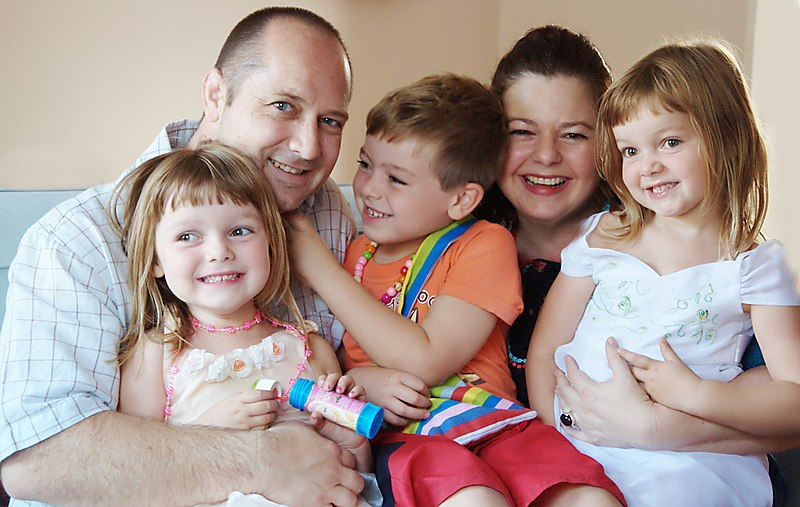
#> input picture f.jpg, 800 x 507 px
$ python 'face detection from photo.py'
#> lines starting #> are read from the running program, lines starting #| are printed output that depends on the picture; after the words box and inside, x2 and y2 are one past the last pixel; in counts of white or black regions, pixels touching at a corner belong together
import cv2
faceCascade = cv2.CascadeClassifier("haarcascade_frontalface_default.xml")
image = cv2.imread('f.jpg')
#> image is the input picture: shape (507, 800, 3); mean B, G, R 144.1, 150.8, 171.3
gray = cv2.cvtColor(image, cv2.COLOR_BGR2GRAY)
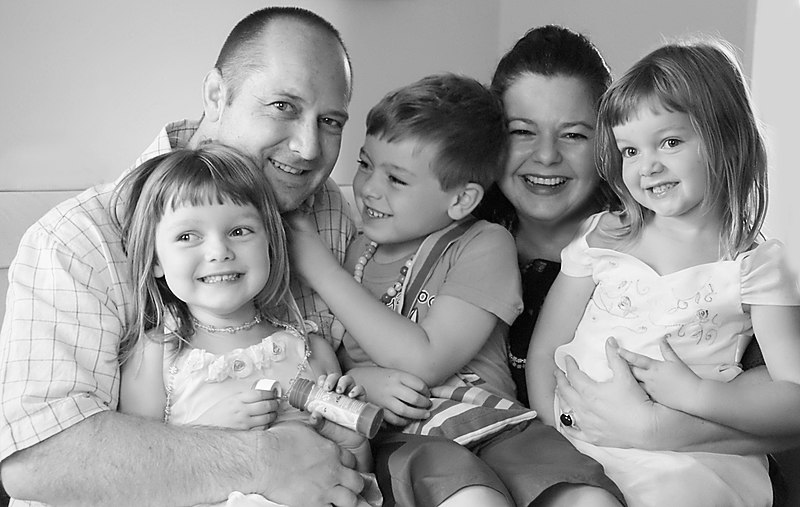
#> gray: shape (507, 800); min 0, max 255, mean 156.2

# Detect faces in the image
faces = faceCascade.detectMultiScale(
    gray,
    scaleFactor=1.1,
    minNeighbors=5,
    minSize=(30, 30)
)
#> faces = [[600, 105, 106, 106], [490, 88, 118, 118], [151, 183, 127, 127]]

print("Found {0} faces!".format(len(faces)))
#| Found 3 faces!

# Draw a rectangle around the faces
for (x, y, w, h) in faces:
    cv2.rectangle(image, (x, y), (x+w, y+h), (0, 255, 0), 2)
#> this loop made 3 passes
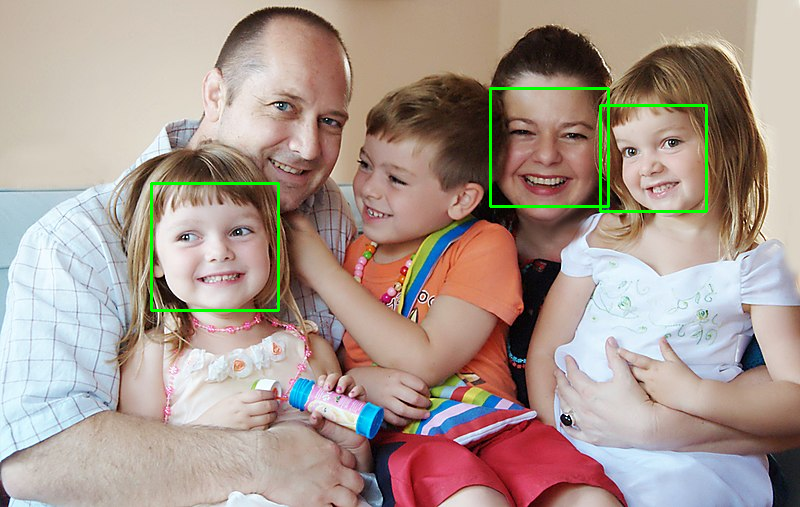
#> image: shape (507, 800, 3); 1.03% of pixels changed, all inside (x1, y1, x2, y2) = (150, 87, 708, 312)

cv2.imshow("Faces found", image)
cv2.waitKey(0)

$ run again, with obama.jpg copied over f.jpg
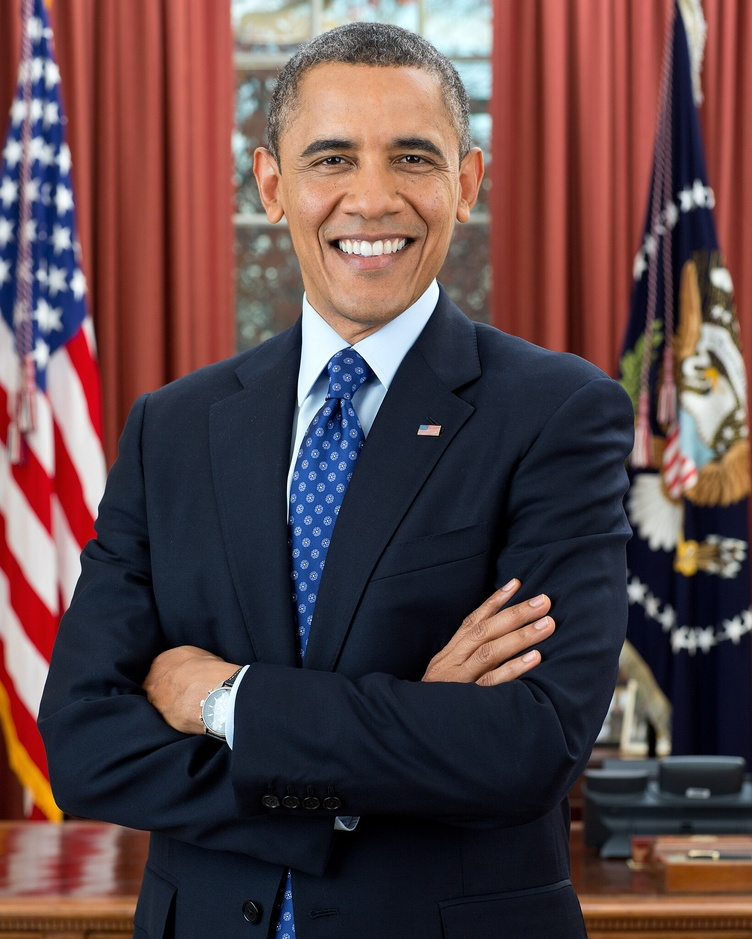
#> input picture obama.jpg, 752 x 939 px, shrunk from 1640 x 2048 before the run
#> image is the input picture: shape (939, 752, 3); mean B, G, R 71.8, 69.9, 92.6
#> `gray = cv2.cvtColor(image, cv2.COLOR_BGR2GRAY)`:
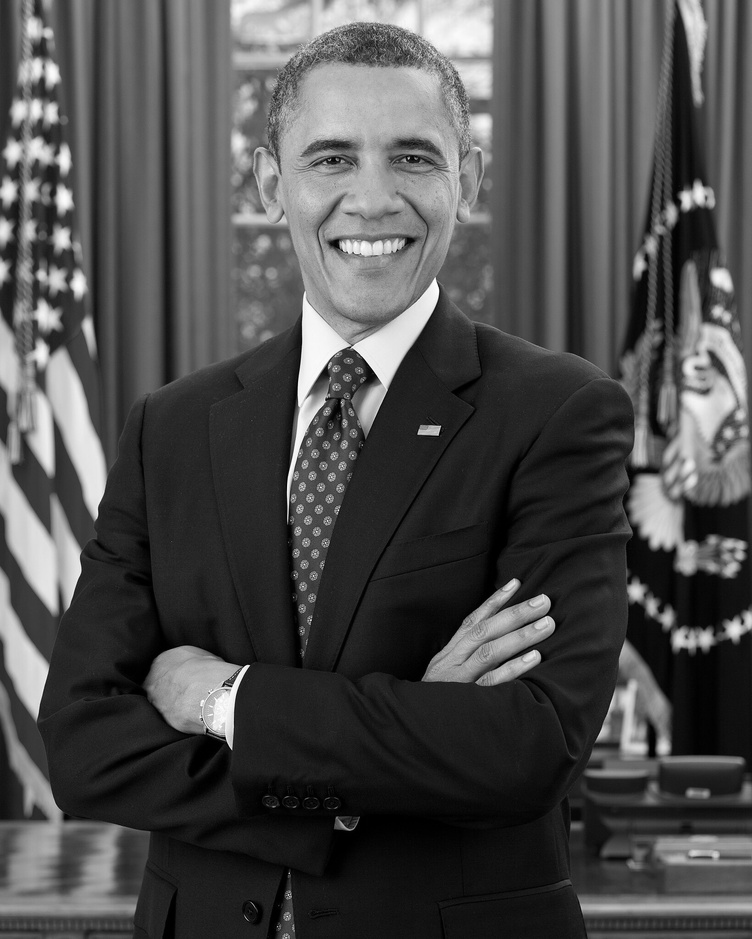
#> gray: shape (939, 752); min 0, max 254, mean 76.9
#> faces = [[262, 73, 219, 219]]
#| Found 1 faces!
#> the loop `for (x, y, w, h) in faces:` made 1 pass
#> after the loop `for (x, y, w, h) in faces:`:
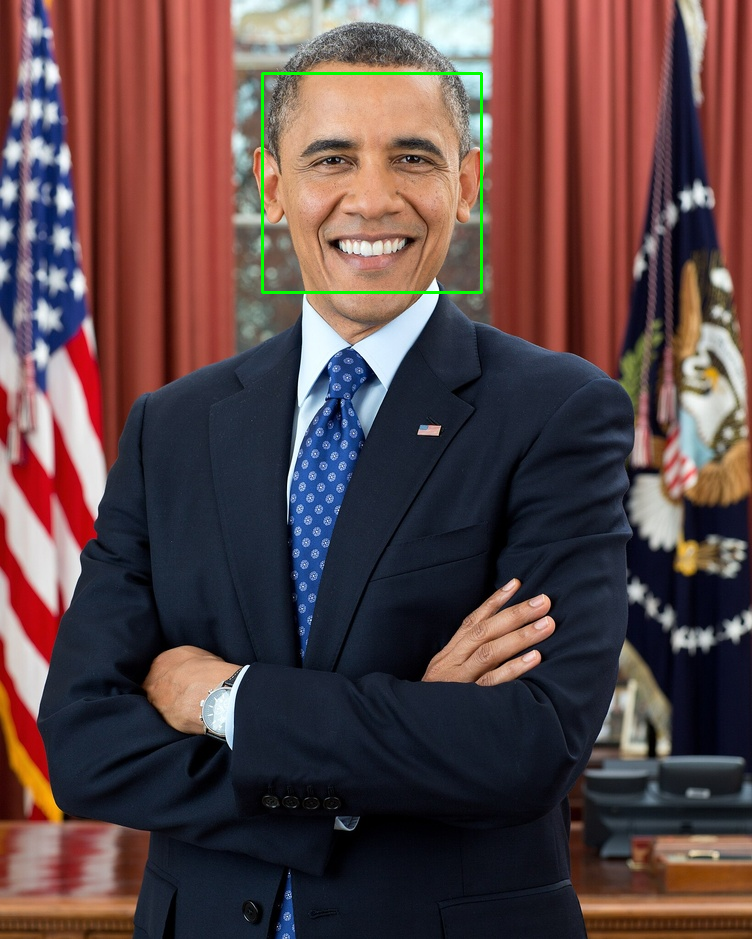
#> image: shape (939, 752, 3); 0.37% of pixels changed, all inside (x1, y1, x2, y2) = (261, 72, 483, 294)
